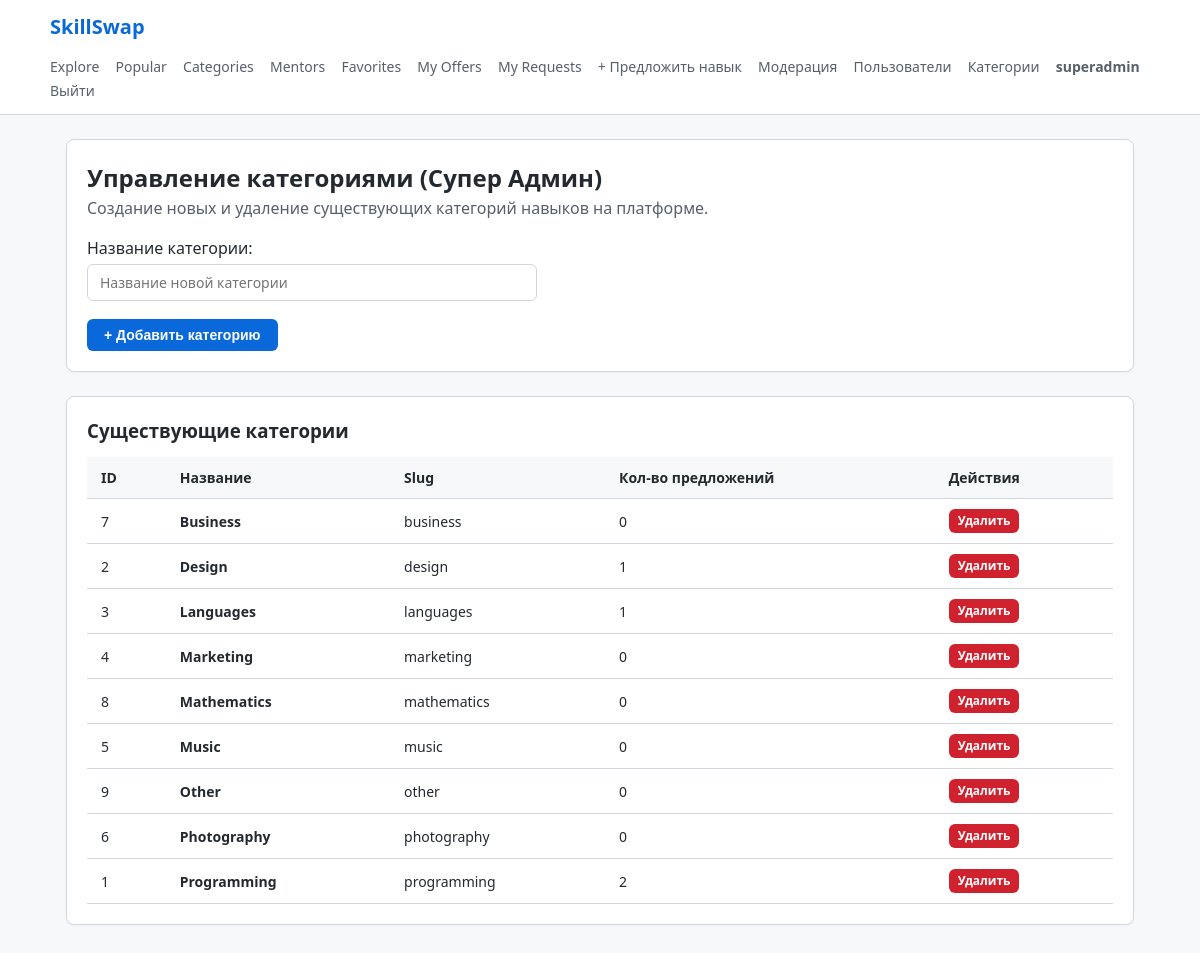
Page /categories-manage/ (signed in) on the committed database.
### accounts/models.py (models this page shows, shortened)
class User(AbstractUser):
    ROLE_CHOICES = [
        ("superadmin", "Супер админ"),
        ("admin", "Админ"),
        ("user", "Юзер"),
    ]
    role = models.CharField(max_length=20, choices=ROLE_CHOICES, default="user")
    is_banned = models.BooleanField(default=False)
    avatar = models.ImageField(upload_to="avatars/", null=True, blank=True)
    bio = models.TextField(blank=True, default="")
    def is_super_admin(self) -> bool:
        return self.is_superuser or self.role == "superadmin"
    def is_any_admin(self) -> bool:
        return self.is_superuser or self.role in ("superadmin", "admin")

### offers/models.py (models this page shows, shortened)
class Category(models.Model):
    name = models.CharField(max_length=100, unique=True)
    slug = models.SlugField(max_length=100, unique=True, blank=True)
    class Meta:
        ordering = ["name"]
        verbose_name_plural = "Categories"

### offers/views.py (the view)
# urls.py: path("categories-manage/", views.categories_manage, name="categories_manage"),
@login_required
def categories_manage(request: HttpRequest) -> HttpResponse:
    if not request.user.is_super_admin():
        raise PermissionDenied("Только супер админ может управлять категориями.")
    if request.method == "POST":
        form = CategoryForm(request.POST)
        if form.is_valid():
            category = form.save()
            messages.success(
                request, f"Категория «{category.name}» успешно создана."
            )
            return redirect("offers:categories_manage")
    else:
        form = CategoryForm()
    categories = Category.objects.annotate(offers_count=Count("offers")).all()
    return render(
        request,
        "offers/categories_manage.html",
        {"form": form, "categories": categories},
    )

### offers/forms.py (shortened to what this page needs)
class CategoryForm(forms.ModelForm):
    class Meta:
        model = Category
        fields = ["name"]
        labels = {"name": "Название категории"}
        widgets = {
            "name": forms.TextInput(attrs={"placeholder": "Название новой категории"})
        }

### templates/offers/categories_manage.html (shortened to what this page needs)
{% extends "base.html" %}
{% block content %}
<div class="card" style="margin-bottom: 24px;">
    <h2>Управление категориями (Супер Админ)</h2>
    <p style="color: #57606a;">Создание новых и удаление существующих категорий навыков на платформе.</p>
    <form method="post" style="max-width: 450px; margin-top: 16px;">
        {{ form.as_p }}
        <button type="submit" class="btn btn-primary" style="margin-top: 6px;">+ Добавить категорию</button>
    </form>
</div>
<div class="card">
    <h3>Существующие категории</h3>
    <table>
        <thead>
            <tr>
                <th>ID</th>
                <th>Название</th>
                <th>Slug</th>
                <th>Кол-во предложений</th>
                <th>Действия</th>
            </tr>
        </thead>
        <tbody>
            {% for cat in categories %}
                <tr>
                    <td>{{ cat.id }}</td>
                    <td><strong>{{ cat.name }}</strong></td>
                    <td>{{ cat.slug }}</td>
                    <td>{{ cat.offers_count }}</td>
                    <td>
                        <a href="{% url 'offers:category_delete' category_id=cat.id %}" class="btn btn-danger" style="padding: 2px 8px; font-size: 12px;">Удалить</a>
                    </td>
                </tr>
            {% endfor %}
        </tbody>
    </table>
</div>
{% endblock %}

### templates/_header.html
{% load static %}
<header>
    <div class="nav-container">
        <a href="{% url 'offers:explore' %}" class="brand">SkillSwap</a>
        <nav>
            <a href="{% url 'offers:explore' %}">Explore</a>
            <a href="{% url 'offers:popular' %}">Popular</a>
            <a href="{% url 'offers:categories_list' %}">Categories</a>
            <a href="{% url 'offers:mentors_list' %}">Mentors</a>
            {% if user.is_authenticated %}
                <a href="{% url 'offers:favorites_list' %}">Favorites</a>
                <a href="{% url 'offers:my_offers' %}">My Offers</a>
                <a href="{% url 'offers:my_requests' %}">My Requests</a>
                <a href="{% url 'offers:offer_create' %}">+ Предложить навык</a>
                {% if user.is_any_admin %}
                    <a href="{% url 'offers:moderation_list' %}">Модерация</a>
                    <a href="{% url 'accounts:users_manage' %}">Пользователи</a>
                {% endif %}
                {% if user.is_super_admin %}
                    <a href="{% url 'offers:categories_manage' %}">Категории</a>
                {% endif %}
                <a href="{% url 'accounts:profile' username=user.username %}">
                    <strong>{{ user.username }}</strong>
                </a>
                <a href="{% url 'accounts:logout' %}">Выйти</a>
            {% else %}
                <a href="{% url 'accounts:login' %}">Войти</a>
                <a href="{% url 'accounts:register' %}" class="btn btn-primary" style="padding: 4px 12px; color: white;">Регистрация</a>
            {% endif %}
        </nav>
    </div>
</header>

### static/style.css (style rules this page uses)
* { box-sizing: border-box; margin: 0; padding: 0; }
body { font-family: system-ui, -apple-system, "Segoe UI", Roboto, sans-serif; color: #24292f; background-color: #f6f8fa; line-height: 1.5; padding-bottom: 50px; }
header { background-color: #ffffff; border-bottom: 1px solid #d0d7de; padding: 12px 24px; margin-bottom: 24px; }
.nav-container { max-width: 1100px; margin: 0 auto; display: flex; justify-content: space-between; align-items: center; flex-wrap: wrap; gap: 12px; }
.brand { font-size: 20px; font-weight: 700; color: #0969da; text-decoration: none; }
nav a { color: #57606a; text-decoration: none; font-size: 14px; font-weight: 500; margin-right: 12px; }
.card { background-color: #ffffff; border: 1px solid #d0d7de; border-radius: 8px; padding: 20px; margin-bottom: 20px; box-shadow: 0 1px 3px rgba(31,35,40,0.04); }
.btn { display: inline-block; padding: 7px 16px; font-size: 14px; font-weight: 600; text-align: center; border-radius: 6px; text-decoration: none; cursor: pointer; border: 1px solid transparent; }
.btn-primary { background-color: #0969da; color: #ffffff; }
.btn-danger { background-color: #cf222e; color: #ffffff; }
input[type="text"], input[type="email"], input[type="password"], select, textarea { width: 100%; padding: 8px 12px; font-size: 14px; border: 1px solid #d0d7de; border-radius: 6px; margin-top: 4px; margin-bottom: 12px; font-family: inherit; }
table { width: 100%; border-collapse: collapse; margin-top: 12px; }
th, td { padding: 10px 14px; text-align: left; border-bottom: 1px solid #d0d7de; font-size: 14px; }
th { background-color: #f6f8fa; font-weight: 600; }

### rows in the picture
User: username "superadmin"
Category: id "7", name "Business", slug "business", offers_count "0"
Category: id "2", name "Design", slug "design", offers_count "1"
Category: id "3", name "Languages", slug "languages", offers_count "1"
Category: id "4", name "Marketing", slug "marketing", offers_count "0"
Category: id "8", name "Mathematics", slug "mathematics", offers_count "0"
Category: id "5", name "Music", slug "music", offers_count "0"
Category: id "9", name "Other", slug "other", offers_count "0"
Category: id "6", name "Photography", slug "photography", offers_count "0"
Category: id "1", name "Programming", slug "programming", offers_count "2"
